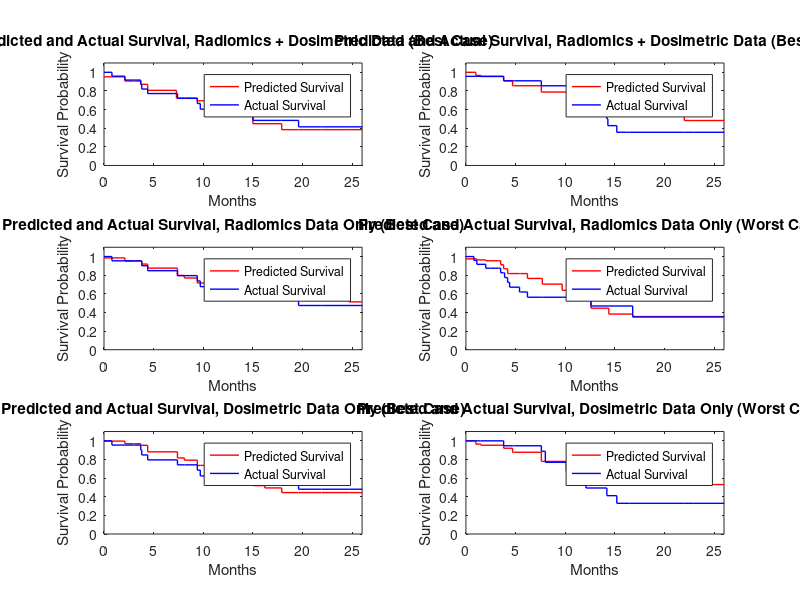

MATLAB code to generate this figure:
% making nice figures
both = load('rads_plus_dosimetric_fflp.csv_preds.mat').data;
rads = load('liver_plus_gtv.csv_preds.mat').data;
clin = load('clin_variables_dosimetric_fflp.csv_preds.mat').data;

%best case

figure(1)
set(gcf,'color','white')

subplot(3,2,1)
k = 2;
stairs(cell2mat(clin(k,3)),cell2mat(clin(k,2)),'-r','LineWidth',1);
hold on
stairs(cell2mat(clin(k,3)),cell2mat(clin(k,1)),'-b','LineWidth',1);
title('Predicted and Actual Survival, Radiomics + Dosimetric Data (Best Case)')
xlabel('Months');
ylabel('Survival Probability')
legend('Predicted Survival','Actual Survival')
ylim([0,1.1])
xlim([0,26])
xticks([0, 5, 10, 15, 20, 25])
yticks([0.0, 0.2, 0.4, 0.6, 0.8, 1.0])
hold off

subplot(3,2,2)
k = 3;
stairs(cell2mat(clin(k,3)),cell2mat(clin(k,2)),'-r','LineWidth',1);
hold on
stairs(cell2mat(clin(k,3)),cell2mat(clin(k,1)),'-b','LineWidth',1);
title('Predicted and Actual Survival, Radiomics + Dosimetric Data (Best Case)')
xlabel('Months');
ylabel('Survival Probability')
legend('Predicted Survival','Actual Survival')
ylim([0,1.1])
xlim([0,26])
xticks([0, 5, 10, 15, 20, 25])
yticks([0.0, 0.2, 0.4, 0.6, 0.8, 1.0])
hold off

subplot(3,2,3)
k = 2;
stairs(cell2mat(rads(k,3)),cell2mat(rads(k,2)),'-r','LineWidth',1);
hold on
stairs(cell2mat(rads(k,3)),cell2mat(rads(k,1)),'-b','LineWidth',1);
title('Predicted and Actual Survival, Radiomics Data Only (Best Case)')
xlabel('Months');
ylabel('Survival Probability')
legend('Predicted Survival','Actual Survival')
ylim([0,1.1])
xlim([0,26])
xticks([0, 5, 10, 15, 20, 25])
yticks([0.0, 0.2, 0.4, 0.6, 0.8, 1.0])
hold off

subplot(3,2,4)
k = 1;
stairs(cell2mat(clin(k,3)),cell2mat(clin(k,2)),'-r','LineWidth',1);
hold on
stairs(cell2mat(clin(k,3)),cell2mat(clin(k,1)),'-b','LineWidth',1);
title('Predicted and Actual Survival, Radiomics Data Only (Worst Case)')
xlabel('Months');
ylabel('Survival Probability')
legend('Predicted Survival','Actual Survival')
ylim([0,1.1])
xlim([0,26])
xticks([0, 5, 10, 15, 20, 25])
yticks([0.0, 0.2, 0.4, 0.6, 0.8, 1.0])
hold off

subplot(3,2,5)
k = 2;
stairs(cell2mat(both(k,3)),cell2mat(both(k,2)),'-r','LineWidth',1);
hold on
stairs(cell2mat(both(k,3)),cell2mat(both(k,1)),'-b','LineWidth',1);
title('Predicted and Actual Survival, Dosimetric Data Only (Best Case)')
xlabel('Months');
ylabel('Survival Probability')
legend('Predicted Survival','Actual Survival')
ylim([0,1.1])
xlim([0,26])
xticks([0, 5, 10, 15, 20, 25])
yticks([0.0, 0.2, 0.4, 0.6, 0.8, 1.0])
hold off

subplot(3,2,6)
k = 3;
stairs(cell2mat(both(k,3)),cell2mat(both(k,2)),'-r','LineWidth',1);
hold on
stairs(cell2mat(both(k,3)),cell2mat(both(k,1)),'-b','LineWidth',1);
title('Predicted and Actual Survival, Dosimetric Data Only (Worst Case)')
xlabel('Months');
ylabel('Survival Probability')
legend('Predicted Survival','Actual Survival')
ylim([0,1.1])
xlim([0,26])
xticks([0, 5, 10, 15, 20, 25])
yticks([0.0, 0.2, 0.4, 0.6, 0.8, 1.0])
hold off
